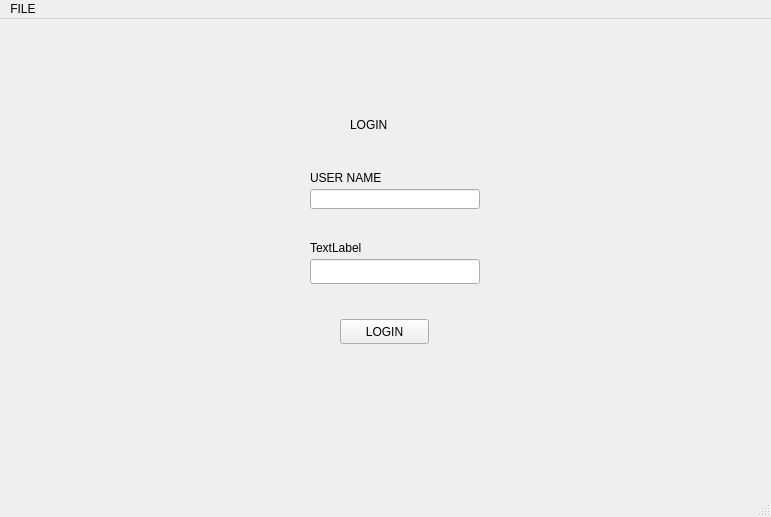
<?xml version="1.0" encoding="UTF-8"?>
<ui version="4.0">
 <class>MainWindow</class>
 <widget class="QMainWindow" name="MainWindow">
  <property name="geometry">
   <rect>
    <x>0</x>
    <y>0</y>
    <width>771</width>
    <height>517</height>
   </rect>
  </property>
  <property name="minimumSize">
   <size>
    <width>771</width>
    <height>0</height>
   </size>
  </property>
  <property name="windowTitle">
   <string>MainWindow</string>
  </property>
  <widget class="QWidget" name="centralwidget">
   <widget class="QLabel" name="login_label">
    <property name="geometry">
     <rect>
      <x>350</x>
      <y>80</y>
      <width>91</width>
      <height>51</height>
     </rect>
    </property>
    <property name="sizePolicy">
     <sizepolicy hsizetype="Preferred" vsizetype="Preferred">
      <horstretch>0</horstretch>
      <verstretch>0</verstretch>
     </sizepolicy>
    </property>
    <property name="sizeIncrement">
     <size>
      <width>45</width>
      <height>45</height>
     </size>
    </property>
    <property name="baseSize">
     <size>
      <width>45</width>
      <height>45</height>
     </size>
    </property>
    <property name="styleSheet">
     <string notr="true">font: 90 20pt &quot;Tibetan Machine Uni&quot;;</string>
    </property>
    <property name="text">
     <string>LOGIN</string>
    </property>
   </widget>
   <widget class="QLineEdit" name="username">
    <property name="geometry">
     <rect>
      <x>310</x>
      <y>170</y>
      <width>170</width>
      <height>20</height>
     </rect>
    </property>
   </widget>
   <widget class="QLabel" name="label">
    <property name="geometry">
     <rect>
      <x>310</x>
      <y>150</y>
      <width>100</width>
      <height>17</height>
     </rect>
    </property>
    <property name="text">
     <string>USER NAME</string>
    </property>
   </widget>
   <widget class="QLabel" name="label_2">
    <property name="geometry">
     <rect>
      <x>310</x>
      <y>220</y>
      <width>67</width>
      <height>17</height>
     </rect>
    </property>
    <property name="text">
     <string>TextLabel</string>
    </property>
   </widget>
   <widget class="QLineEdit" name="password">
    <property name="geometry">
     <rect>
      <x>310</x>
      <y>240</y>
      <width>170</width>
      <height>25</height>
     </rect>
    </property>
   </widget>
   <widget class="QPushButton" name="login_button">
    <property name="geometry">
     <rect>
      <x>340</x>
      <y>300</y>
      <width>89</width>
      <height>25</height>
     </rect>
    </property>
    <property name="text">
     <string>LOGIN</string>
    </property>
   </widget>
   <widget class="QLabel" name="messages">
    <property name="geometry">
     <rect>
      <x>310</x>
      <y>270</y>
      <width>171</width>
      <height>17</height>
     </rect>
    </property>
    <property name="styleSheet">
     <string notr="true">font: 90 11pt &quot;Ubuntu&quot;;color:red;
font: 75 11pt &quot;Ubuntu&quot;;</string>
    </property>
    <property name="text">
     <string/>
    </property>
   </widget>
  </widget>
  <widget class="QMenuBar" name="menubar">
   <property name="geometry">
    <rect>
     <x>0</x>
     <y>0</y>
     <width>771</width>
     <height>22</height>
    </rect>
   </property>
   <widget class="QMenu" name="menuLOGIN_PAGE">
    <property name="title">
     <string>FILE</string>
    </property>
    <addaction name="actionEXIT"/>
   </widget>
   <addaction name="menuLOGIN_PAGE"/>
  </widget>
  <widget class="QStatusBar" name="statusbar"/>
  <action name="actionEXIT">
   <property name="text">
    <string>EXIT</string>
   </property>
  </action>
 </widget>
 <resources/>
 <connections/>
</ui>
